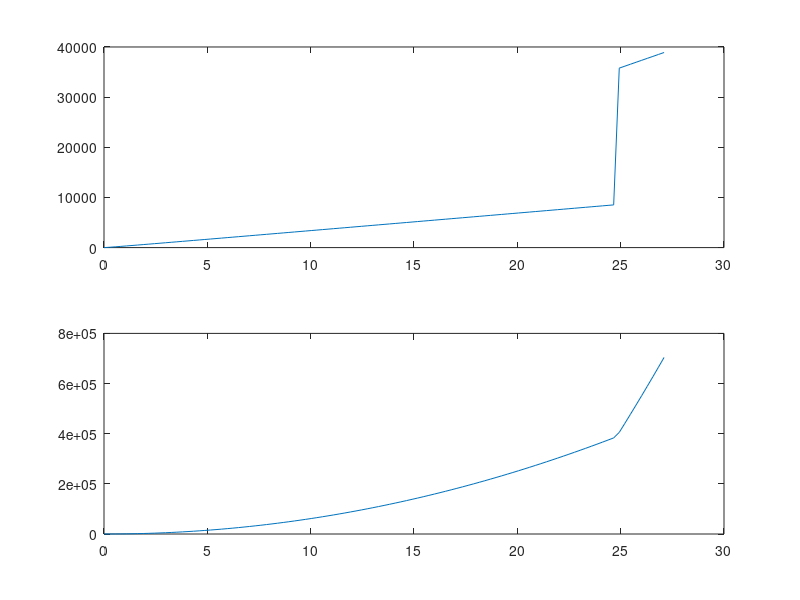

MATLAB code to generate this figure:
clf;
clear all;
H_d = 0.355;  % Discharge hematocrit
int_r = 27.1;  % [um], Internal radius
nr = 101; % Number of data
r = linspace(0, int_r, nr); % Create data from 0 to int_rad with 101 data
h = r(2) - r(1); % space-step
tolerance = 1e-6;
conv_flag = true;

% Guessing parameters
% Step 1: Initial guess for H_c
H_c = 0.9797 * H_d + 0.0404;  % Initial guess for core hematocrit (631)
k_0 = 25.608 * H_c * H_c - 35.091 * H_c + 14.981; % Figure 2 
k_inf = 1.3125 * H_c * H_c - 2.3001 * H_c + 2.6884; % Figure 2 
gamma_c = 30.443 * H_c * H_c - 13.528 * H_c + 1.49; % Figure 2 

% Step 2: Calculate CFL width
cfl = -2.265 * H_d * H_d - 1.4377 * H_d + 3.2131;  % Eqn 15
r1 = int_r - cfl; % Calculate RBC core
ind_r1 = round(r1 / h + 1);  % index for end of inner vessel

shear_rate = zeros(1, nr); % Create data of 1 row and 101 column
J = 3732; % Pressure Gradient, dyn/cm^3 (632)
mu_p = 1.3; % Plasma Viscosity 

% Step 3: Calculate shear rate
while conv_flag
  H_c_old = H_c;  % Copy old hematocrit for convergence test later
  for ii = 1 : nr
    if r(ii) < r1
      core_sr = @(gamma) 0.5 * J / mu_p * r(ii) * (1.0 - 0.5 * H_c * (k_0 +...
          k_inf * sqrt(gamma / gamma_c)) / (1.0 + sqrt(gamma / gamma_c)))^2 -...
          gamma;
      shear_rate(ii) = fzero(core_sr, [0.0 100000.0]);
    else
      shear_rate(ii) = 0.5 * J * r(ii) / mu_p;
    end
  end
  
  % Step 4: Compute flow velocity
  velocity = zeros(1, nr);
  for ii = 1 : nr
    velocity(ii) = trapz(shear_rate(1 : ii));
  end
  
  % Step 5: Refine H_c
  H_c = H_d * trapz(velocity) / trapz(velocity(1 : ind_r1));
  
  % Step 6 Check that the new and old Hc is within the tolerance level
  abs_diff = abs(H_c - H_c_old);
  disp(abs_diff);
  if abs_diff < tolerance, conv_flag = false; end
end

subplot(2, 1, 1);
plot(r, shear_rate);
subplot(2, 1, 2);
plot(r, velocity);
